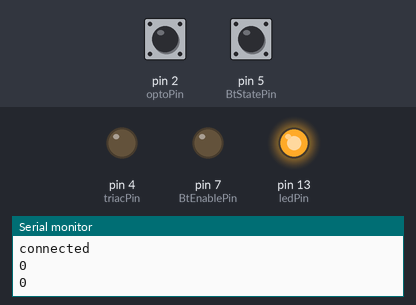
Recording of a sketch running on a simulated Arduino Uno, built with avr-gcc and run on an emulated ATmega328P. Parts: output pins drawn as LEDs (lit = HIGH), the last lines printed to the serial monitor. The test bench sets the inputs (shaded band); at power-on: pin 2 (optoPin) LOW, pin 5 (BtStatePin) HIGH. Pins used as bus, display or sensor lines are not drawn.

Above: at 2.7 s.
2.8 s: pin 2 (optoPin) pulsed HIGH 2 times (0.12 s each, 0.3 s apart)
At 3.6 s:
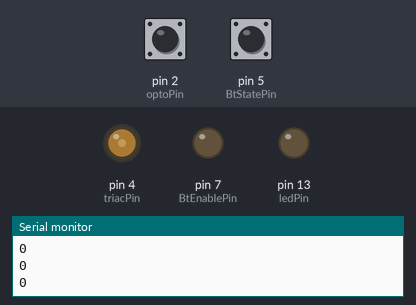
5.8 s: pin 2 (optoPin) driven HIGH
At 6.8 s:
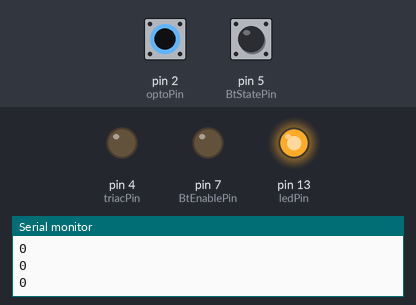
7.3 s: pin 2 (optoPin) driven LOW
At 8.4 s:
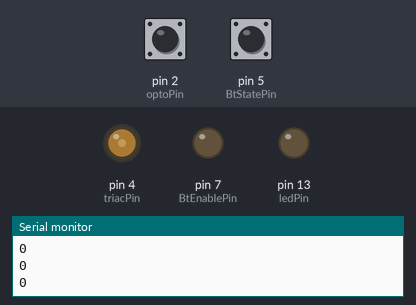
Timing chart, 0 to 9.8 s (numbered marks = the images above; inputs shaded):
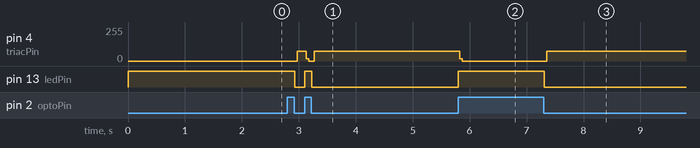

Measured:
- after the input at 2.8 s, pin 4 (triacPin): 0/255 → 73/255 after 0.17 s, → 0/255 0.16 s later, → 73/255 0.14 s later; pin 13 (ledPin): HIGH → LOW after 0.13 s, → HIGH 0.17 s later, → LOW 0.13 s later
- after the input at 5.8 s, pin 4 (triacPin): 73/255 → 0/255 at once; pin 13 (ledPin): LOW → HIGH at once
- after the input at 7.3 s, pin 4 (triacPin): 0/255 → 73/255 after 0.05 s; pin 13 (ledPin): HIGH → LOW at once

The sketch:

triac_control.ino
```cpp
// (licence header left out)
// set pin numbers:
const int ledPin = 13;
const int optoPowerPin = 3;
const int triacPin = 4;
const int optoPin = 2;
const int BtStatePin = 5;
const int BtVccPin = 6;
const int BtEnablePin = 7;

 /*
  * The timer is set to ck/8 prescalar. At 16MHz this gives
  * 500us per count. With 50Hz mains, half cycle is 10ms long.
  * Therefore 20000 timer counts (10000us) equals one half cycle.
  */

#define COUNTS(n) ((n) << 1) // convert us to counts

static int percent;
static long time;
static long start_t = 0;

//  empirically determined overhead for state switch
#define OVERHEAD 18

// Triac pulse train
#define PWM_MARK (100 - OVERHEAD)
#define PWM_SPACE (250 - OVERHEAD)

 /*
  *  Timer / counter config
  */

void clear_timer()
{
  TIMSK1 = 0; // no interrupts
  TCCR1A = 0; // counter off
  TCCR1B = 0;
  TCCR1C = 0;
  TCNT1 = 0;
  OCR1A = 0;
  OCR1B = 0;
}

void set_timer(unsigned long us)
{
  TCCR1A = 0;
  // divide by 8 prescaling
  TCCR1B = 0 << CS22 | 1 << CS21 | 0 << CS20;
  TCCR1B |= 0 << WGM13 | 1 << WGM12; // CTC mode

  OCR1A = COUNTS(us);
  // enable output compare A match interrupt
  TIMSK1 = 1 << OCIE1A;
}

  /*
  *  Auto generated table of % power to timer count.
  *
  *  Uses http://www.ditutor.com/integrals/integral_sin_squared.html
  *  curve to divide the power into even bins.
  */

static int power_lut_50Hz[100] = {
  0,      1161,   1472,   1694,   1872,   2022,   2155,   2277,   2388,   2494,
  2594,   2683,   2772,   2855,   2933,   3011,   3088,   3161,   3233,   3299,
  3366,   3433,   3494,   3555,   3616,   3677,   3738,   3794,   3855,   3911,
  3966,   4022,   4077,   4133,   4183,   4238,   4288,   4344,   4394,   4444,
  4500,   4550,   4600,   4650,   4700,   4750,   4800,   4850,   4900,   4949,
  5000,   5055,   5105,   5155,   5205,   5255,   5305,   5355,   5405,   5455,
  5505,   5561,   5611,   5661,   5716,   5766,   5822,   5872,   5927,   5983,
  6038,   6094,   6150,   6211,   6266,   6327,   6388,   6450,   6511,   6572,
  6638,   6705,   6772,   6844,   6916,   6994,   7072,   7149,   7233,   7322,
  7411,   7511,   7616,   7727,   7850,   7983,   8133,   8311,   8533,   8844,
};

int percent_to_count(int percent)
{
  if (percent == 100)
    return 0;
  if (percent == 0)
    return 10000;
  return power_lut_50Hz[100 - percent];
}

 /*
  *  State Machine
  */

typedef enum {
  ZERO,    // zero crossing period
  PHASE,   // start of cycle
  PWM_HI,  // pulse the triac
  PWM_LO   // rest the triac
} triac_state;

static int cycle_state;

void set_state(int next)
{
  clear_timer();
  const unsigned long now = micros();

  switch (next) {
    case ZERO :
      digitalWrite(triacPin, 0);
      digitalWrite(ledPin, 0);
      start_t = now;

    case PHASE :
      digitalWrite(triacPin, 0);
      digitalWrite(ledPin, 1);
      set_timer(percent_to_count(percent));
      break;

    case PWM_HI :
      digitalWrite(triacPin, 1);
      digitalWrite(ledPin, 0);
      set_timer(PWM_MARK);

      if (cycle_state == PHASE) {
        time = now - start_t;
      }
      break;

    case PWM_LO :
      digitalWrite(triacPin, 0);
      digitalWrite(ledPin, 0);
      set_timer(PWM_SPACE);
      break;
  }

  cycle_state = next;
}

  /*
  *  Timer Compare interrupt
  */

ISR(TIMER1_COMPA_vect)
{
  switch (cycle_state)
  {
    case PWM_LO :
    case PHASE :
      set_state(PWM_HI);
      break;
    case PWM_HI :
      set_state(PWM_LO);
      break;
  }
}

 /*
  *  Zero crossing interrupt handler
  */

void on_change()
{
  const int p = digitalRead(optoPin);

  if (p)
  {
    // end of cycle
    set_state(ZERO);
  } else {
    // start of cycle.
    set_state(PHASE);
  }
}

 /*
  *  Bluetooth subsystem
  */

class BlueTooth {

  int state_pin;
  int bt_connected;
  long last_low_t;

public:

  BlueTooth(int state_p)
  : state_pin(state_p),
    bt_connected(0),
    last_low_t(0)
  {
  }

protected:

  virtual void on_connected(void)
  {
    Serial.print("connected\n");
  }

  virtual void on_disconnected(void)
  {
    Serial.print("lost connection\n");
  }

public:

  int connected(void)
  {
    return bt_connected;
  }

  void poll(void)
  {
    // The state pin is high if BT is connected,
    // but flashes at ~ 4.7Hz otherwise (~210ms).
    const int state = digitalRead(BtStatePin);
    const long now = millis();
    const static int disconnected_max_hi = 300;

    if (!state) {
      if (bt_connected)
        on_disconnected();
      bt_connected = 0; // definitely not connected
      last_low_t = now;
    } else {
      const long elapsed = now - last_low_t;
      if (elapsed > disconnected_max_hi) {
        // must be up
        if (!bt_connected)
          on_connected();
        bt_connected = 1;
      }
    }
  }
};

 /*
  * Serial command interface
  */

static int read_command(char* buff)
{
  // command protocol :
  // sxxx set the percent
  if (*buff++ != 's')
    return -1; // bad command

  int percent = 0;

  while (*buff) {
    const char c = *buff++;
    if ((c < '0') || (c > '9'))
      return -1; // bad number
    percent *= 10;
    percent += c - '0';
  }

  if (percent > 100)
    return -1;

  return percent;
}

static int get_serial()
{
  static char buff[16];
  static int idx = 0;

  if (!Serial.available())
    return -1;

  const int c = Serial.read();

  buff[idx++] = c;

  if (idx >= (sizeof(buff)-1)) {
    // too many chars
    idx = 0;
    return -1;
  }

  // read a line
  if ((c != '\r') && (c != '\n'))
    return -1;

  // null out the \n
  buff[idx-1] = '\0';
  idx = 0;

  return read_command(buff);
}

 /*
  *
  */

BlueTooth bt(BtStatePin);

void setup()
{
  pinMode(ledPin, OUTPUT);
  pinMode(optoPin, INPUT);
  pinMode(optoPowerPin, OUTPUT);
  pinMode(triacPin, OUTPUT);
  pinMode(BtStatePin, INPUT);
  pinMode(BtVccPin, OUTPUT);
  pinMode(BtEnablePin, OUTPUT);

  // initialise the triac control system
  clear_timer();
  percent = 0;
  set_state(ZERO);

  attachInterrupt(0, on_change, CHANGE);

  static int test = 0;

  if (!test) {
    // switch on the zero crossing detector
    digitalWrite(optoPowerPin, 1);
    // switch on the BlueTooth device
    digitalWrite(BtVccPin, 1);
    // and enable it
    digitalWrite(BtEnablePin, 0);
  }

  Serial.begin(9600);
}

void loop()
{
  bt.poll();

  const int p = get_serial();
  if (p != -1)
      percent = p;

  static long last = 0;
  const long now = millis();

  if ((last + 1000) > now)
    return;

  last = now;
  Serial.print(percent);
  Serial.print("\r\n");
}

// FIN
```

triac.cpp
```cpp
// (licence header left out)
#if defined(ARDUINO) && ARDUINO >= 100
  #include "Arduino.h"
#else
  #include "WProgram.h"
  #include <pins_arduino.h>
#endif

#include <triac.h>

 /*
  * The timer is set to ck/8 prescalar. At 16MHz this gives
  * 500us per count. With 50Hz mains, half cycle is 10ms long.
  * Therefore 20000 timer counts (10000us) equals one half cycle.
  */

#define COUNTS(n) ((n) << 1) // convert us to counts

/*
  *  Timer / counter config
  */

static void clear_timer()
{
    TIMSK1 = 0; // no interrupts
    TCCR1A = 0; // counter off
    TCCR1B = 0;
    TCCR1C = 0;
    TCNT1 = 0;
    OCR1A = 0;
    OCR1B = 0;
}

static void set_timer(unsigned long us)
{
    TCCR1A = 0;
    // divide by 8 prescaling
    TCCR1B = 0 << CS22 | 1 << CS21 | 0 << CS20;
    TCCR1B |= 0 << WGM13 | 1 << WGM12; // CTC mode

    OCR1A = COUNTS(us);
    // enable output compare A match interrupt
    TIMSK1 = 1 << OCIE1A;
}

 /*
  *  Zero crossing interrupt handler
  */

static Triac* triacs[2];

static void on_change_0()
{
    Triac* triac = triacs[0];
    if (triac)
        triac->on_change();
}

static void on_change_1()
{
    Triac* triac = triacs[1];
    if (triac)
        triac->on_change();
}

 /*
  *  Timer compare interrupt
  */

ISR(TIMER1_COMPA_vect)
{
    for (int i = 0; i < 2; ++i) {
        Triac* triac = triacs[i];
        if (triac)
            triac->on_timer();
    }
}

 /*
  * Zero Crossing Interrupt Handler
  */

void Triac::on_change(void)
{
    if (m_get_fn())
    {
        // end of cycle
        set_state(ZERO);
    } else {
        // start of cycle.
        set_state(PHASE);
    }
}

 /*
  *  State Machine
  */

int Triac::percent_to_count(int percent)
{
    const long t = m_period - m_zero_t;
    return t - ((t * m_percent) / 100);
}

void Triac::set_state(Triac::state next)
{
    clear_timer();
    const unsigned long now = micros();

    switch (next) {
        case ZERO :
            m_set_fn(0);
            m_period = now - m_start_t;
            m_start_t = now;

        case PHASE :
            set_timer(percent_to_count(m_percent));
            m_zero_t = now - m_start_t;
            break;

        case TRIAC_ON :
            m_set_fn(1);
            break;
    }

    if (m_percent == 100)
        m_set_fn(1);

    m_state = next;
}

 /*
  *  Timer Compare interrupt
  */

void Triac::on_timer(void)
{
    if (m_state == PHASE)
        set_state(TRIAC_ON);
}

void Triac::init(int irq_num)
{
    switch (irq_num)
    {
        case 0 : attachInterrupt(0, on_change_0, CHANGE); break;
        case 1 : attachInterrupt(1, on_change_1, CHANGE); break;
        default: return;
    }

    triacs[irq_num] = this;

    clear_timer();
    set_state(ZERO);
}

// FIN
```

triac.h
```cpp
// (licence header left out)
/*

    Triac control library.

    Uses timer1 to provide a phase control signal to a triac.
    Needs a zero crossing detector driving an interrupt, see
    http://www.rotwang.co.uk/projects/kettle.html and
    http://www.rotwang.co.uk/projects/triac.html for example hardware.

    Only one triac output is currently supported. Sharing the timer1
    control between multiple triac outputs would be possible.

    Usage:

    #include <triac.h>

    ...

    #define TRIAC_PIN 5
    #define ZERO_CROSSING_PIN 3
    #define ZERO_CROSSING_IRQ 1

    ...

    static void set_triac(bool on)
    {
        // function to write to triac control hardware, e.g.
        digitalWrite(TRIAC_PIN, on);
    }

    static bool get_zero(void)
    {
        // function to read zero crossing state, e.g.
        return digitialRead(ZERO_CROSSING_PIN);
    }

    // Create a Triac instance
    static Triac triac(set_triac, get_zero);

    ...

    void setup(void) {
      triac.init(ZERO_CROSSING_IRQ);
      ...
    }

    void loop(void) {

        ...

        triac.set_percent(x);

        ...

        uint8_t p = triac.get_percent();

    }

*/

class Triac
{
    typedef void (*set_fn)(bool on);
    typedef bool (*get_fn)(void);
    // function to set the triac hardware
    set_fn m_set_fn;
    get_fn m_get_fn;

    typedef enum {
      ZERO,      // zero crossing period
      PHASE,     // start of cycle
      TRIAC_ON,  // pulse the triac
    } state;

private:
    state m_state;
    int8_t m_percent;
    // variables used to calculate cycle period
    long m_start_t;
    long m_zero_t;
    long m_period;

    void set_state(state next);
    int percent_to_count(int percent);

public:
    Triac(set_fn sfn, get_fn gfn)
    :   m_set_fn(sfn),
        m_get_fn(gfn),
        m_percent(0),
        m_start_t(0),
        m_zero_t(0),
        m_period(0)
    { }

    void init(int irq_num);

    void on_change(void);
    void on_timer(void);

    void set_percent(uint8_t percent) { m_percent = percent; }
    uint8_t get_percent(void) { return m_percent; }

};

// FIN
```
